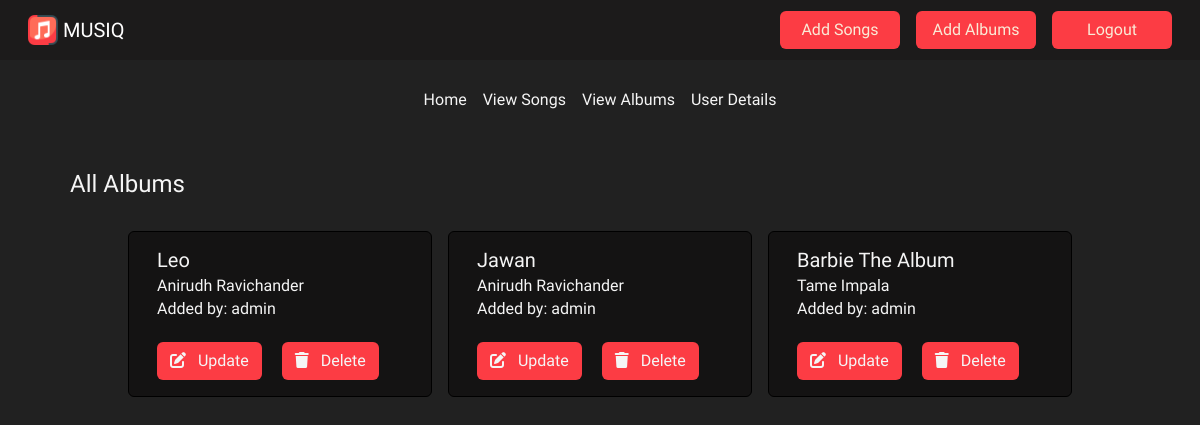
The app's page /admin/albums (signed in) with its own data.
### models.py (models this page shows)
class Album(db.Model):
    __tablename__ = 'albums'
    album_id = db.Column(db.Integer(), autoincrement = True, primary_key = True)
    artist_id = db.Column(db.Integer(), db.ForeignKey('artists.artist_id'), nullable = False)
    album_name = db.Column(db.String(), nullable = False)
    created_at = db.Column(db.DateTime(timezone = True), server_default = func.now())
    updated_at = db.Column(db.DateTime(timezone = True), server_default = func.now())
    songs = db.relationship('Song', back_populates = 'album')
    artist = db.relationship('Artist', back_populates = 'album')

class Artist(db.Model):
    __tablename__ = 'artists'
    artist_id = db.Column(db.Integer(), autoincrement = True, primary_key = True)
    name = db.Column(db.String(), nullable = False)
    description = db.Column(db.String(500), nullable = True)
    songs = db.relationship('Song', back_populates = 'artist', overlaps='artists_songs,songs')
    album = db.relationship('Album', back_populates = 'artist', overlaps='albums,artists_albums')

### app.py (the view)
@app.route("/admin/albums", methods=['GET', 'POST'])
@login_required #Can be performed only user is logged in
def admin_albums():
    user = current_user
    albums = Album.query.all()
    artists = Artist.query.all()
    creators = Creator.query.all()
    users = User.query.filter_by(is_admin=False).all()
    if request.method == 'GET':
        return render_template('admin_albums.html', albums=albums, users = users, artists = artists, creators = creators)

### app.py (called while the page is built)
@login_manager.user_loader
def load_user(user_id):
    return User.query.get(user_id)

@app.after_request
def after_request(response):
    header = response.headers
    header['Access-Control-Allow-Origin'] = '*'
    return response

### templates/admin_albums.html
{% extends "admin_dashboard.html" %} {%block albums%}
<link href="/static/styles/songs.css" rel="stylesheet" />
<div class="main">
  <div class="songs-card all-songs mt-5">
    <h4>All Albums</h4>
    <br />
    <div class="container-fluid songs-container admin-songs">
      <div class="row">
        {%for album in albums%} {%for artist in artists%} {% if album.artist_id
        == artist.artist_id%}
        <div class="card song-card me-3 mb-3" style="width: 19rem">
          <div class="card-body">
            <h5 class="card-title" id="card-title">{{album.album_name}}</h5>
            <h6 class="card-subtitle mb-2">{{artist.name}}</h6>
            {% set album_creators = creators | selectattr('album_id', 'equalto',
            album.album_id) | list %} {% if album_creators %}
            <h6 class="card-subtitle">
              Added by: User {{ album_creators[0].user_id }}
            </h6>
            {% else %}
            <h6 class="card-subtitle">Added by: admin</h6>
            {% endif %}
            <br />
            <a
              class="card-link btn control-link"
              href="{{url_for('update_albums', album_id=album.album_id)}}"
            >
              <i class="fa-solid fa-pen-to-square me-2"></i> Update
            </a>
            <a
              class="card-link btn control-link"
              href="{{url_for('delete_albums', album_id=album.album_id)}}"
            >
              <i class="fa-solid fa-trash me-2"></i> Delete
            </a>
          </div>
        </div>
        {%endif%} {%endfor%} {%endfor%}
      </div>
    </div>
  </div>
</div>
{%endblock%}

### static/styles/user_dashboard.css (style rules this page uses)
:root { --primary-font: "Gabarito", sans-serif; --primary-color: #1c1b1b; --primary-color-dark: #141313; --primary-color-derived: #212121; --secondary-color: #fc3c44; --secondary-color-derived: #fe5e63; --secondary-color-derived-2: #fa8b8f; }
* { font-family: var(--primary-font); }
body { background-color: var(--primary-color-derived) !important; color: whitesmoke !important; }
.main { padding-left: 70px !important; }
.playlist-card, .song-card { background-color: var(--primary-color-dark) !important; padding-left: 15px; border-color: black !important; color: whitesmoke !important; }
.control-link { background-color: var(--secondary-color) !important; color: whitesmoke !important; }

### static/styles/songs.css (style rules this page uses)
:root { --primary-font: "Gabarito", sans-serif; --primary-color: #1c1b1b; --primary-color-dark: #141313; --primary-color-derived: #212121; --secondary-color: #fc3c44; --secondary-color-derived: #fe5e63; --secondary-color-derived-2: #fa8b8f; }
* { font-family: var(--primary-font); }
.main { padding-left: 50px; }
.admin-songs { padding-left: 70px !important; }
.song-card { background-color: var(--primary-color-dark); border-color: black !important; color: whitesmoke; }
.control-link { background-color: var(--secondary-color) !important; color: whitesmoke !important; }

### records on screen
Album: album_name "Leo"
Artist: name "Anirudh Ravichander"
Album: album_name "Jawan"
Album: album_name "Barbie The Album"
Artist: name "Tame Impala"
